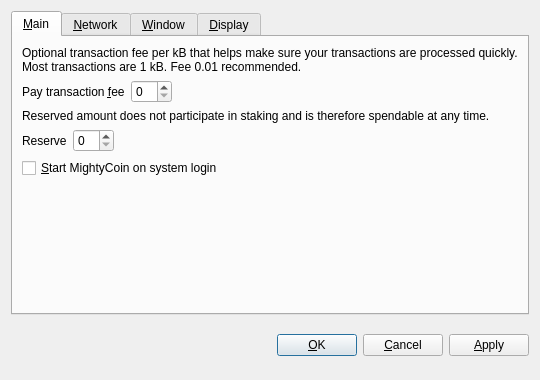
<?xml version="1.0" encoding="UTF-8"?>
<ui version="4.0">
 <class>OptionsDialog</class>
 <widget class="QDialog" name="OptionsDialog">
  <property name="geometry">
   <rect>
    <x>0</x>
    <y>0</y>
    <width>540</width>
    <height>380</height>
   </rect>
  </property>
  <property name="windowTitle">
   <string>Options</string>
  </property>
  <property name="modal">
   <bool>true</bool>
  </property>
  <layout class="QVBoxLayout" name="verticalLayout">
   <item>
    <widget class="QTabWidget" name="tabWidget">
     <property name="tabPosition">
      <enum>QTabWidget::North</enum>
     </property>
     <property name="currentIndex">
      <number>0</number>
     </property>
     <widget class="QWidget" name="tabMain">
      <attribute name="title">
       <string>&amp;Main</string>
      </attribute>
      <layout class="QVBoxLayout" name="verticalLayout_Main">
       <item>
        <widget class="QLabel" name="transactionFeeInfoLabel">
         <property name="text">
          <string>Optional transaction fee per kB that helps make sure your transactions are processed quickly. Most transactions are 1 kB. Fee 0.01 recommended.</string>
         </property>
         <property name="textFormat">
          <enum>Qt::PlainText</enum>
         </property>
         <property name="wordWrap">
          <bool>true</bool>
         </property>
        </widget>
       </item>
       <item>
        <layout class="QHBoxLayout" name="horizontalLayoutFee">
         <item>
          <widget class="QLabel" name="transactionFeeLabel">
           <property name="text">
            <string>Pay transaction &amp;fee</string>
           </property>
           <property name="textFormat">
            <enum>Qt::PlainText</enum>
           </property>
           <property name="buddy">
            <cstring>transactionFee</cstring>
           </property>
          </widget>
         </item>
         <item>
          <widget class="BitcoinAmountField" name="transactionFee"/>
         </item>
         <item>
          <spacer name="horizontalSpacerFee">
           <property name="orientation">
            <enum>Qt::Horizontal</enum>
           </property>
           <property name="sizeHint" stdset="0">
            <size>
             <width>40</width>
             <height>20</height>
            </size>
           </property>
          </spacer>
         </item>
        </layout>
       </item>
       <item>
        <widget class="QLabel" name="reserveBalanceInfoLabel">
         <property name="text">
          <string>Reserved amount does not participate in staking and is therefore spendable at any time.</string>
         </property>
         <property name="textFormat">
          <enum>Qt::PlainText</enum>
         </property>
         <property name="wordWrap">
          <bool>true</bool>
         </property>
        </widget>
       </item>
       <item>
        <layout class="QHBoxLayout" name="horizontalLayoutReserveBalance">
         <item>
          <widget class="QLabel" name="reserveBalanceLabel">
           <property name="text">
            <string>Reserve</string>
           </property>
           <property name="textFormat">
            <enum>Qt::PlainText</enum>
           </property>
           <property name="buddy">
            <cstring>reserveBalance</cstring>
           </property>
          </widget>
         </item>
         <item>
          <widget class="BitcoinAmountField" name="reserveBalance"/>
         </item>
         <item>
          <spacer name="horizontalSpacerReserveBalance">
           <property name="orientation">
            <enum>Qt::Horizontal</enum>
           </property>
           <property name="sizeHint" stdset="0">
            <size>
             <width>40</width>
             <height>20</height>
            </size>
           </property>
          </spacer>
         </item>
        </layout>
       </item>
       <item>
        <widget class="QCheckBox" name="bitcoinAtStartup">
         <property name="toolTip">
          <string>Automatically start MightyCoin after logging in to the system.</string>
         </property>
         <property name="text">
          <string>&amp;Start MightyCoin on system login</string>
         </property>
        </widget>
       </item>
       <item>
        <spacer name="verticalSpacer_Main">
         <property name="orientation">
          <enum>Qt::Vertical</enum>
         </property>
         <property name="sizeHint" stdset="0">
          <size>
           <width>20</width>
           <height>40</height>
          </size>
         </property>
        </spacer>
       </item>
      </layout>
     </widget>
     <widget class="QWidget" name="tabNetwork">
      <attribute name="title">
       <string>&amp;Network</string>
      </attribute>
      <layout class="QVBoxLayout" name="verticalLayout_Network">
       <item>
        <widget class="QCheckBox" name="mapPortUpnp">
         <property name="toolTip">
          <string>Automatically open the MightyCoin client port on the router. This only works when your router supports UPnP and it is enabled.</string>
         </property>
         <property name="text">
          <string>Map port using &amp;UPnP</string>
         </property>
        </widget>
       </item>
       <item>
        <widget class="QCheckBox" name="connectSocks">
         <property name="toolTip">
          <string>Connect to the MightyCoin network through a SOCKS proxy (e.g. when connecting through Tor).</string>
         </property>
         <property name="text">
          <string>&amp;Connect through SOCKS proxy:</string>
         </property>
        </widget>
       </item>
       <item>
        <layout class="QHBoxLayout" name="horizontalLayout_Network">
         <item>
          <widget class="QLabel" name="proxyIpLabel">
           <property name="text">
            <string>Proxy &amp;IP:</string>
           </property>
           <property name="textFormat">
            <enum>Qt::PlainText</enum>
           </property>
           <property name="buddy">
            <cstring>proxyIp</cstring>
           </property>
          </widget>
         </item>
         <item>
          <widget class="QValidatedLineEdit" name="proxyIp">
           <property name="maximumSize">
            <size>
             <width>140</width>
             <height>16777215</height>
            </size>
           </property>
           <property name="toolTip">
            <string>IP address of the proxy (e.g. 127.0.0.1)</string>
           </property>
          </widget>
         </item>
         <item>
          <widget class="QLabel" name="proxyPortLabel">
           <property name="text">
            <string>&amp;Port:</string>
           </property>
           <property name="textFormat">
            <enum>Qt::PlainText</enum>
           </property>
           <property name="buddy">
            <cstring>proxyPort</cstring>
           </property>
          </widget>
         </item>
         <item>
          <widget class="QLineEdit" name="proxyPort">
           <property name="maximumSize">
            <size>
             <width>55</width>
             <height>16777215</height>
            </size>
           </property>
           <property name="toolTip">
            <string>Port of the proxy (e.g. 9050)</string>
           </property>
          </widget>
         </item>
         <item>
          <widget class="QLabel" name="socksVersionLabel">
           <property name="text">
            <string>SOCKS &amp;Version:</string>
           </property>
           <property name="textFormat">
            <enum>Qt::PlainText</enum>
           </property>
           <property name="buddy">
            <cstring>socksVersion</cstring>
           </property>
          </widget>
         </item>
         <item>
          <widget class="QValueComboBox" name="socksVersion">
           <property name="toolTip">
            <string>SOCKS version of the proxy (e.g. 5)</string>
           </property>
          </widget>
         </item>
         <item>
          <spacer name="horizontalSpacer_Network">
           <property name="orientation">
            <enum>Qt::Horizontal</enum>
           </property>
           <property name="sizeHint" stdset="0">
            <size>
             <width>40</width>
             <height>20</height>
            </size>
           </property>
          </spacer>
         </item>
        </layout>
       </item>
       <item>
        <spacer name="verticalSpacer_Network">
         <property name="orientation">
          <enum>Qt::Vertical</enum>
         </property>
         <property name="sizeHint" stdset="0">
          <size>
           <width>20</width>
           <height>40</height>
          </size>
         </property>
        </spacer>
       </item>
      </layout>
     </widget>
     <widget class="QWidget" name="tabWindow">
      <attribute name="title">
       <string>&amp;Window</string>
      </attribute>
      <layout class="QVBoxLayout" name="verticalLayout_Window">
       <item>
        <widget class="QCheckBox" name="minimizeToTray">
         <property name="toolTip">
          <string>Show only a tray icon after minimizing the window.</string>
         </property>
         <property name="text">
          <string>&amp;Minimize to the tray instead of the taskbar</string>
         </property>
        </widget>
       </item>
       <item>
        <widget class="QCheckBox" name="minimizeOnClose">
         <property name="toolTip">
          <string>Minimize instead of exit the application when the window is closed. When this option is enabled, the application will be closed only after selecting Quit in the menu.</string>
         </property>
         <property name="text">
          <string>M&amp;inimize on close</string>
         </property>
        </widget>
       </item>
       <item>
        <spacer name="verticalSpacer_Window">
         <property name="orientation">
          <enum>Qt::Vertical</enum>
         </property>
         <property name="sizeHint" stdset="0">
          <size>
           <width>20</width>
           <height>40</height>
          </size>
         </property>
        </spacer>
       </item>
      </layout>
     </widget>
     <widget class="QWidget" name="tabDisplay">
      <attribute name="title">
       <string>&amp;Display</string>
      </attribute>
      <layout class="QVBoxLayout" name="verticalLayout_Display">
       <item>
        <layout class="QHBoxLayout" name="horizontalLayout_1_Display">
         <item>
          <widget class="QLabel" name="langLabel">
           <property name="text">
            <string>User Interface &amp;language:</string>
           </property>
           <property name="textFormat">
            <enum>Qt::PlainText</enum>
           </property>
           <property name="buddy">
            <cstring>lang</cstring>
           </property>
          </widget>
         </item>
         <item>
          <widget class="QValueComboBox" name="lang">
           <property name="toolTip">
            <string>The user interface language can be set here. This setting will take effect after restarting MightyCoin.</string>
           </property>
          </widget>
         </item>
        </layout>
       </item>
       <item>
        <layout class="QHBoxLayout" name="horizontalLayout_2_Display">
         <item>
          <widget class="QLabel" name="unitLabel">
           <property name="text">
            <string>&amp;Unit to show amounts in:</string>
           </property>
           <property name="textFormat">
            <enum>Qt::PlainText</enum>
           </property>
           <property name="buddy">
            <cstring>unit</cstring>
           </property>
          </widget>
         </item>
         <item>
          <widget class="QValueComboBox" name="unit">
           <property name="toolTip">
            <string>Choose the default subdivision unit to show in the interface and when sending coins.</string>
           </property>
          </widget>
         </item>
        </layout>
       </item>
       <item>
        <widget class="QCheckBox" name="displayAddresses">
         <property name="toolTip">
          <string>Whether to show MightyCoin addresses in the transaction list or not.</string>
         </property>
         <property name="text">
          <string>&amp;Display addresses in transaction list</string>
         </property>
        </widget>
       </item>
       <item>
        <widget class="QCheckBox" name="coinControlFeatures">
         <property name="toolTip">
          <string>Whether to show coin control features or not.</string>
         </property>
         <property name="text">
          <string>Display coin &amp;control features (experts only!)</string>
         </property>
        </widget>
       </item>
       <item>
        <spacer name="verticalSpacer_Display">
         <property name="orientation">
          <enum>Qt::Vertical</enum>
         </property>
         <property name="sizeHint" stdset="0">
          <size>
           <width>20</width>
           <height>40</height>
          </size>
         </property>
        </spacer>
       </item>
      </layout>
     </widget>
    </widget>
   </item>
   <item>
    <layout class="QHBoxLayout" name="horizontalLayout_Buttons">
     <item>
      <spacer name="horizontalSpacer_1">
       <property name="orientation">
        <enum>Qt::Horizontal</enum>
       </property>
       <property name="sizeHint" stdset="0">
        <size>
         <width>40</width>
         <height>48</height>
        </size>
       </property>
      </spacer>
     </item>
     <item>
      <widget class="QLabel" name="statusLabel">
       <property name="font">
        <font>
         <weight>75</weight>
         <bold>true</bold>
        </font>
       </property>
       <property name="text">
        <string/>
       </property>
       <property name="textFormat">
        <enum>Qt::PlainText</enum>
       </property>
       <property name="wordWrap">
        <bool>true</bool>
       </property>
      </widget>
     </item>
     <item>
      <spacer name="horizontalSpacer_2">
       <property name="orientation">
        <enum>Qt::Horizontal</enum>
       </property>
       <property name="sizeHint" stdset="0">
        <size>
         <width>40</width>
         <height>48</height>
        </size>
       </property>
      </spacer>
     </item>
     <item>
      <widget class="QPushButton" name="okButton">
       <property name="text">
        <string>&amp;OK</string>
       </property>
      </widget>
     </item>
     <item>
      <widget class="QPushButton" name="cancelButton">
       <property name="text">
        <string>&amp;Cancel</string>
       </property>
       <property name="autoDefault">
        <bool>false</bool>
       </property>
      </widget>
     </item>
     <item>
      <widget class="QPushButton" name="applyButton">
       <property name="text">
        <string>&amp;Apply</string>
       </property>
       <property name="autoDefault">
        <bool>false</bool>
       </property>
      </widget>
     </item>
    </layout>
   </item>
  </layout>
 </widget>
 <customwidgets>
  <customwidget>
   <class>BitcoinAmountField</class>
   <extends>QSpinBox</extends>
   <header>bitcoinamountfield.h</header>
  </customwidget>
  <customwidget>
   <class>QValueComboBox</class>
   <extends>QComboBox</extends>
   <header>qvaluecombobox.h</header>
  </customwidget>
  <customwidget>
   <class>QValidatedLineEdit</class>
   <extends>QLineEdit</extends>
   <header>qvalidatedlineedit.h</header>
  </customwidget>
 </customwidgets>
 <resources/>
 <connections/>
</ui>
